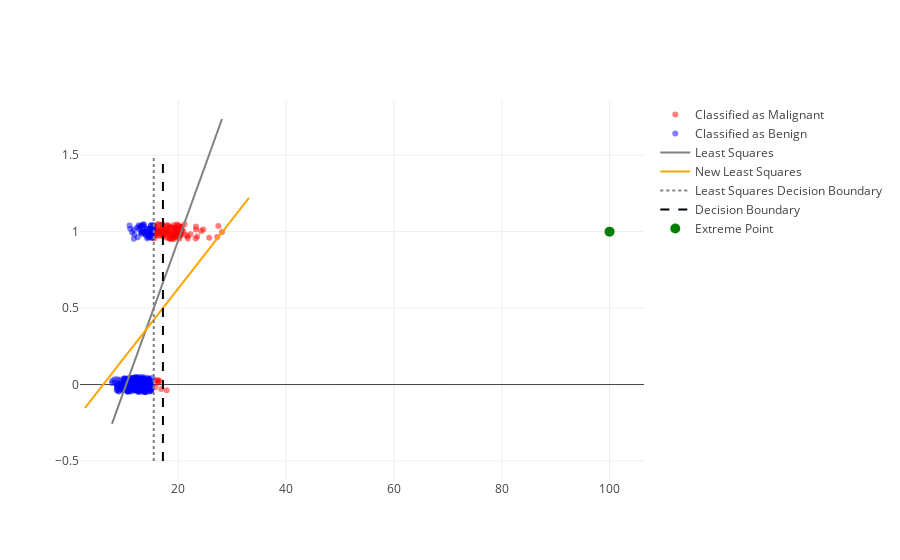

Source (notebook cell):
### Code cell
X_plt = np.linspace(np.min(X)-5, np.max(X)+5, 100)

extreme_point = go.Scatter(
    name="Extreme Point", x=[100], y=[1], mode="markers", 
    marker=dict(color="green", size=10))
model_line.line.color = "gray"
model_line_ex = go.Scatter(name="New Least Squares",
    x=X_plt, y=least_squares_model_ex.predict(np.array([X_plt]).T), 
    mode="lines", line=dict(color="orange"))

dec_line.line.color = "gray"

dec_boundary_ex = (0.5 - least_squares_model_ex.intercept_)/least_squares_model_ex.coef_[0]
dec_line_ex = go.Scatter(
    name="Decision Boundary", 
    x = [dec_boundary_ex, dec_boundary_ex], y=[-0.5,1.5], mode="lines",
    line=dict(color="black", dash="dash"))



py.iplot([mal_points, ben_points,model_line, model_line_ex, dec_line, dec_line_ex, extreme_point])
